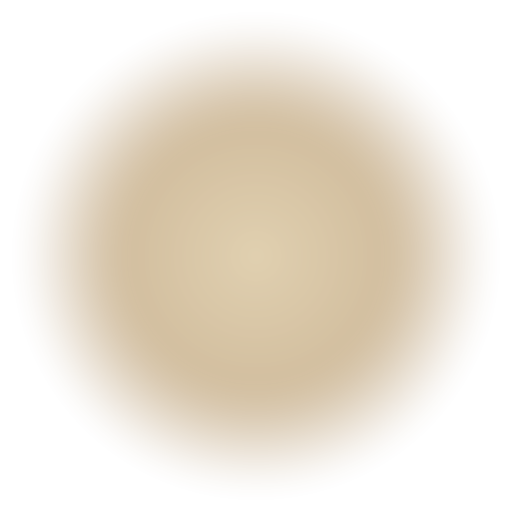
#> input picture DipanProj_Main/Assets/Resources/GroundEffect/buddhaLight/buddhaLight_01.png, 512 x 512 px, found by its file name
$ python recolor_aura.py buddhaLight_01.png out.png 0.40 0.16 0.98 1.55
#> lines starting #> are read from the running program, lines starting #| are printed output that depends on the picture; after the words box and inside, x2 and y2 are one past the last pixel; in counts of white or black regions, pixels touching at a corner belong together
#!/usr/bin/env python3
"""
佛光光環貼圖換色工具（readme/FALLEN_BUDDHA_LIGHT.md 的附屬腳本）

把 buddhaLight_01.png 換成任意色相，保留原本的柔邊漸層與 alpha。
用法：
    python3 recolor_aura.py <原圖.png> <輸出.png> <R> <G> <B> [增益]
    例：python3 recolor_aura.py buddhaLight_01.png out.png 0.40 0.16 0.98 1.55

⚠️ 三條踩過的雷（詳見 readme/PROBLEMS.md E12）：
 1. **一定要從原始暖橘版換色**，不要拿已經染過的再染一次（會二次壓暗）。
 2. **不能只加 tint 欄位**：AuraGlow 的算式是 col = 貼圖RGB × ... ×_TintColor（相乘），
    暖橘的貼圖乘紫色 tint 只會得到暗紅褐，所以顏色必須換進貼圖本身。
 3. **暗色系要補增益**：人眼對藍紫敏感度低。相對亮度 暖橘 0.808 vs 深紫 0.415（差 1.95x）、
    vs 偏藍紫 0.270（差 2.99x）。全補會糊成白色，實測補 1.3~1.6 倍再做軟壓縮最好。
"""
import sys
from PIL import Image
import numpy as np


def rel_lum(c):
    return 0.2126 * c[0] + 0.7152 * c[1] + 0.0722 * c[2]


def recolor(src_path, dst_path, target_rgb, gain=1.0):
#> called with src_path = 'buddhaLight_01.png', dst_path = 'out.png', gain = 1.55
    target = np.array(target_rgb, dtype=np.float32)
    im = Image.open(src_path).convert("RGBA")
#> im is the input picture: PIL image 512x512 RGBA; mean R, G, B, A 162.7, 123.8, 67.3, 57.5
    a = np.asarray(im).astype(np.float32) / 255.0
    rgb, alpha = a[..., :3], a[..., 3:]
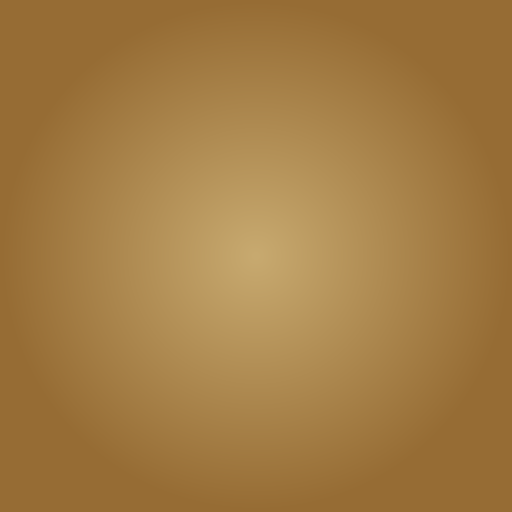
#> rgb: shape (512, 512, 3) float32; mean R, G, B 0.638, 0.486, 0.264
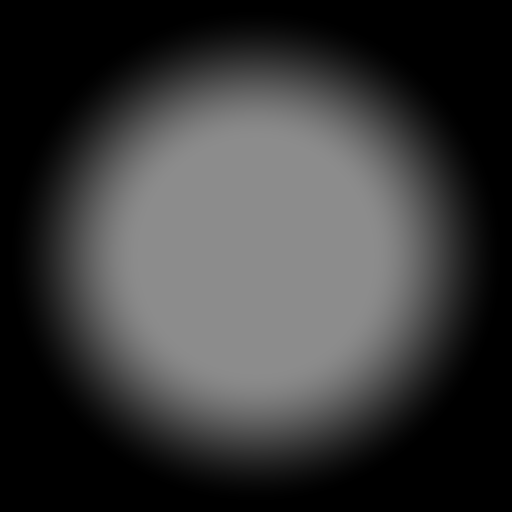
#> alpha: shape (512, 512, 1) float32; min 0, max 0.549, mean 0.226

    # 用最大通道當「這個像素有多亮」的骨架 → 完整保留原本的柔邊漸層與明暗結構
    lum = rgb.max(axis=-1, keepdims=True)
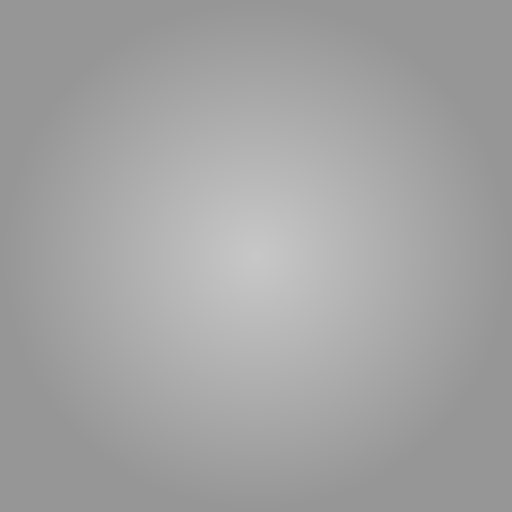
#> lum: shape (512, 512, 1) float32; min 0.588, max 0.78, mean 0.638
    out = lum * target * gain
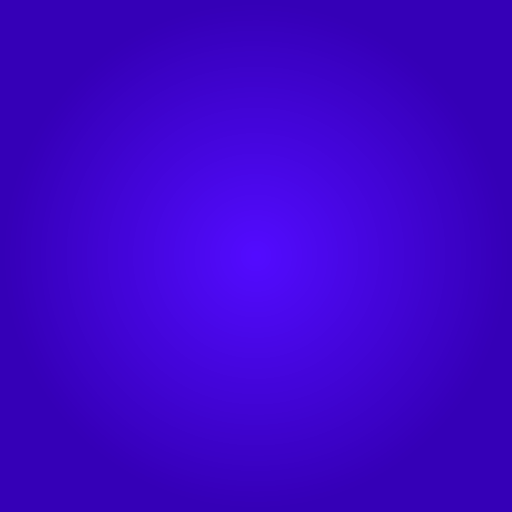
#> out: shape (512, 512, 3) float32; mean R, G, B 0.396, 0.158, 0.969; drawn with min black and max white
    # 軟壓縮：核心過亮時往白偏（加色光的自然行為），不硬切以免出現色帶
    out = out / (1.0 + np.maximum(0.0, out.max(axis=-1, keepdims=True) - 1.0))
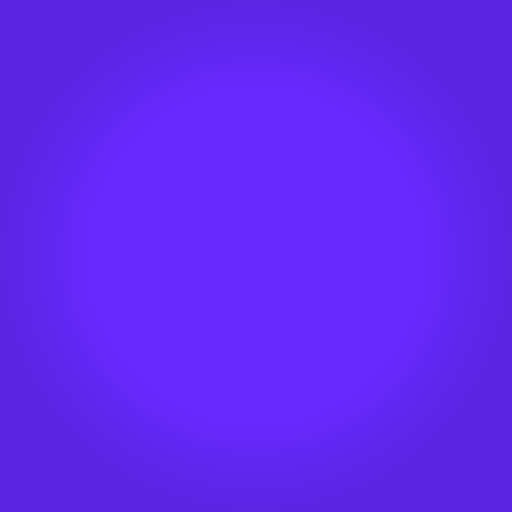
#> out: shape (512, 512, 3) float32; mean R, G, B 0.387, 0.155, 0.949
    out = np.clip(out, 0, 1)

    Image.fromarray((np.concatenate([out, alpha], axis=-1) * 255).astype(np.uint8)).save(dst_path)
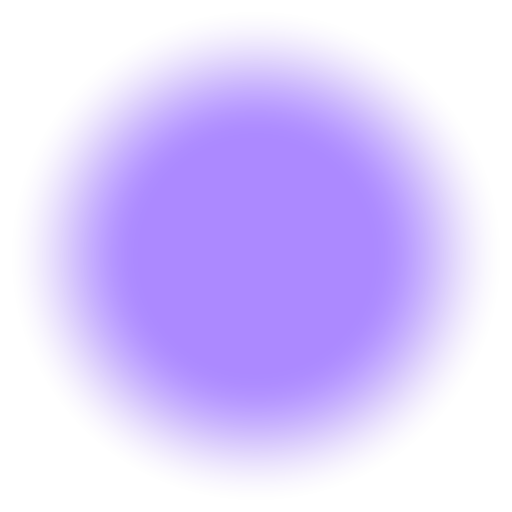
#> saved as out.png: PIL image 512x512 RGBA; mean R, G, B, A 98.6, 39, 241.7, 57.5; transparent parts drawn white

    m = np.asarray(Image.open(dst_path)).astype(np.float32)
    mask = m[..., 3] > 30
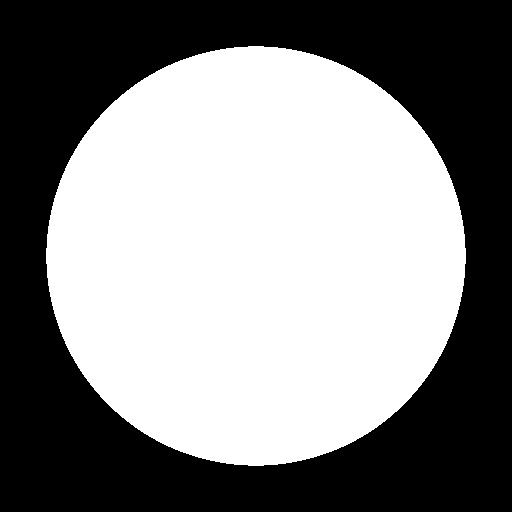
#> mask: shape (512, 512) bool; 52.7% white; 1 black region, box (x1, y1, x2, y2) and area: (0, 0, 512, 512) 124056
    print(f"  來源相對亮度 {rel_lum(rgb.max(axis=-1).mean()*np.array([1,1,1])):.3f} → "
          f"目標 {rel_lum(target):.3f}（差 {rel_lum([1.0,0.78,0.52])/max(rel_lum(target),1e-6):.2f}x vs 原暖橘）")
#|   來源相對亮度 0.638 → 目標 0.270（差 2.99x vs 原暖橘）
    print(f"  輸出 {dst_path}  不透明區平均 RGB≈ {[round(m[..., i][mask].mean()) for i in range(3)]}")
#|   輸出 out.png  不透明區平均 RGB≈ [103, 41, 252]


if __name__ == "__main__":
    if len(sys.argv) < 6:
        print(__doc__)
        sys.exit(1)
    src, dst = sys.argv[1], sys.argv[2]
    rgb = [float(x) for x in sys.argv[3:6]]
    g = float(sys.argv[6]) if len(sys.argv) > 6 else 1.0
    recolor(src, dst, rgb, g)
